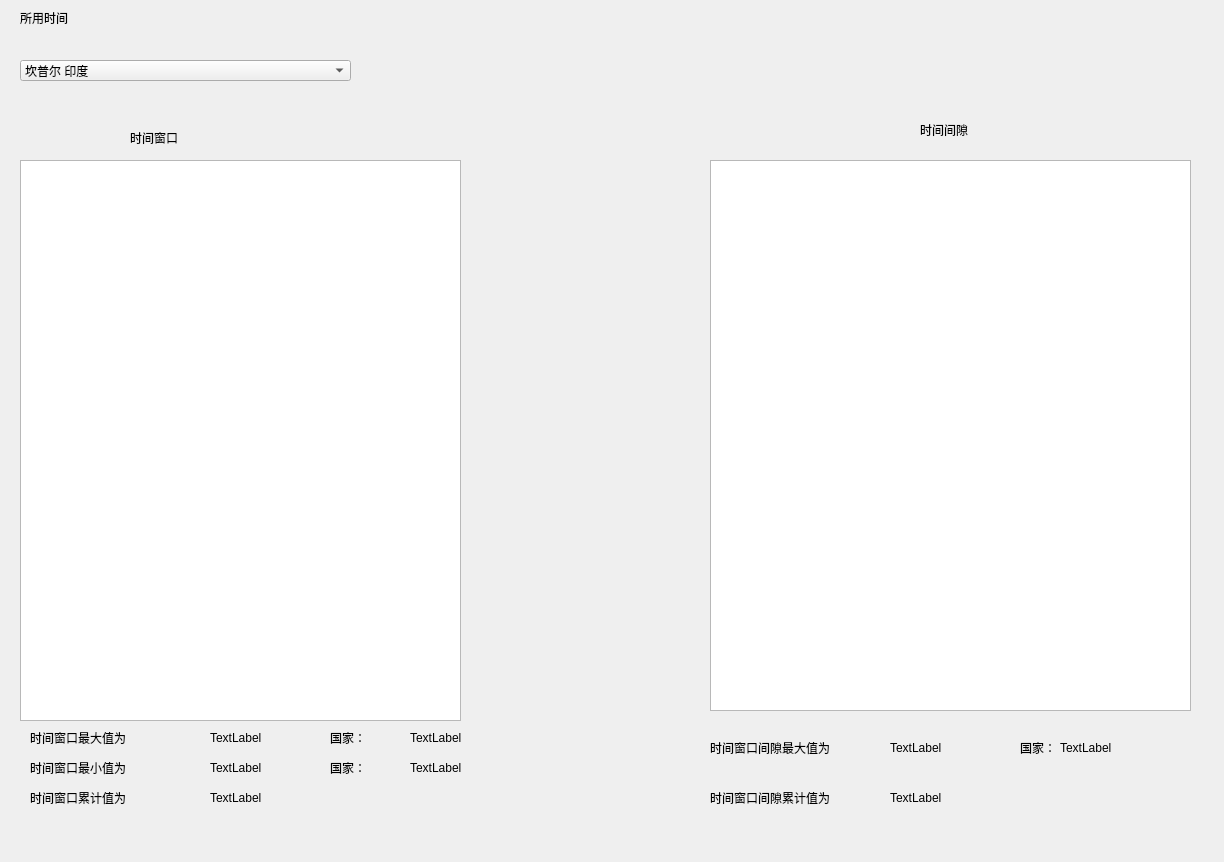
<?xml version="1.0" encoding="UTF-8"?>
<ui version="4.0">
 <class>TimeWindow</class>
 <widget class="QDialog" name="TimeWindow">
  <property name="geometry">
   <rect>
    <x>0</x>
    <y>0</y>
    <width>1224</width>
    <height>862</height>
   </rect>
  </property>
  <property name="windowTitle">
   <string>时间窗口和时间间隙</string>
  </property>
  <widget class="QLabel" name="label">
   <property name="geometry">
    <rect>
     <x>20</x>
     <y>10</y>
     <width>72</width>
     <height>15</height>
    </rect>
   </property>
   <property name="text">
    <string>所用时间</string>
   </property>
  </widget>
  <widget class="QComboBox" name="comboBox">
   <property name="geometry">
    <rect>
     <x>20</x>
     <y>60</y>
     <width>331</width>
     <height>21</height>
    </rect>
   </property>
   <item>
    <property name="text">
     <string>坎普尔 印度</string>
    </property>
   </item>
   <item>
    <property name="text">
     <string>堪萨斯城 美国</string>
    </property>
   </item>
   <item>
    <property name="text">
     <string>高雄 中国</string>
    </property>
   </item>
   <item>
    <property name="text">
     <string>卡拉奇 巴基斯坦</string>
    </property>
   </item>
   <item>
    <property name="text">
     <string>加德满都餐厅 尼泊尔</string>
    </property>
   </item>
   <item>
    <property name="text">
     <string>考纳斯 立陶宛</string>
    </property>
   </item>
   <item>
    <property name="text">
     <string>川崎 日本</string>
    </property>
   </item>
   <item>
    <property name="text">
     <string>喀山 俄罗斯</string>
    </property>
   </item>
   <item>
    <property name="text">
     <string>喀士穆 苏丹</string>
    </property>
   </item>
   <item>
    <property name="text">
     <string>孔敬 泰国</string>
    </property>
   </item>
   <item>
    <property name="text">
     <string>库尔纳 孟加拉国</string>
    </property>
   </item>
   <item>
    <property name="text">
     <string>基加利 卢旺达</string>
    </property>
   </item>
   <item>
    <property name="text">
     <string>京斯敦 澳大利亚</string>
    </property>
   </item>
  </widget>
  <widget class="QTextEdit" name="textEdit">
   <property name="geometry">
    <rect>
     <x>20</x>
     <y>160</y>
     <width>441</width>
     <height>561</height>
    </rect>
   </property>
  </widget>
  <widget class="QTextEdit" name="textEdit_2">
   <property name="geometry">
    <rect>
     <x>710</x>
     <y>160</y>
     <width>481</width>
     <height>551</height>
    </rect>
   </property>
  </widget>
  <widget class="QLabel" name="label_2">
   <property name="geometry">
    <rect>
     <x>130</x>
     <y>130</y>
     <width>72</width>
     <height>15</height>
    </rect>
   </property>
   <property name="text">
    <string>时间窗口</string>
   </property>
  </widget>
  <widget class="QLabel" name="label_3">
   <property name="geometry">
    <rect>
     <x>920</x>
     <y>120</y>
     <width>72</width>
     <height>20</height>
    </rect>
   </property>
   <property name="text">
    <string>时间间隙</string>
   </property>
  </widget>
  <widget class="QLabel" name="label_4">
   <property name="geometry">
    <rect>
     <x>30</x>
     <y>730</y>
     <width>121</width>
     <height>16</height>
    </rect>
   </property>
   <property name="text">
    <string>时间窗口最大值为</string>
   </property>
  </widget>
  <widget class="QLabel" name="label_windowsmax">
   <property name="geometry">
    <rect>
     <x>210</x>
     <y>730</y>
     <width>72</width>
     <height>15</height>
    </rect>
   </property>
   <property name="text">
    <string>TextLabel</string>
   </property>
  </widget>
  <widget class="QLabel" name="label_6">
   <property name="geometry">
    <rect>
     <x>30</x>
     <y>760</y>
     <width>121</width>
     <height>16</height>
    </rect>
   </property>
   <property name="text">
    <string>时间窗口最小值为</string>
   </property>
  </widget>
  <widget class="QLabel" name="label_7">
   <property name="geometry">
    <rect>
     <x>30</x>
     <y>790</y>
     <width>121</width>
     <height>16</height>
    </rect>
   </property>
   <property name="text">
    <string>时间窗口累计值为</string>
   </property>
  </widget>
  <widget class="QLabel" name="label_windowsmin">
   <property name="geometry">
    <rect>
     <x>210</x>
     <y>760</y>
     <width>72</width>
     <height>15</height>
    </rect>
   </property>
   <property name="text">
    <string>TextLabel</string>
   </property>
  </widget>
  <widget class="QLabel" name="label_windowssum">
   <property name="geometry">
    <rect>
     <x>210</x>
     <y>790</y>
     <width>72</width>
     <height>15</height>
    </rect>
   </property>
   <property name="text">
    <string>TextLabel</string>
   </property>
  </widget>
  <widget class="QLabel" name="label_10">
   <property name="geometry">
    <rect>
     <x>330</x>
     <y>730</y>
     <width>72</width>
     <height>15</height>
    </rect>
   </property>
   <property name="text">
    <string>国家：</string>
   </property>
  </widget>
  <widget class="QLabel" name="label_11">
   <property name="geometry">
    <rect>
     <x>330</x>
     <y>760</y>
     <width>72</width>
     <height>15</height>
    </rect>
   </property>
   <property name="text">
    <string>国家：</string>
   </property>
  </widget>
  <widget class="QLabel" name="label_windowsmaxnation">
   <property name="geometry">
    <rect>
     <x>410</x>
     <y>730</y>
     <width>201</width>
     <height>16</height>
    </rect>
   </property>
   <property name="text">
    <string>TextLabel</string>
   </property>
   <property name="wordWrap">
    <bool>true</bool>
   </property>
  </widget>
  <widget class="QLabel" name="label_windowsminnation">
   <property name="geometry">
    <rect>
     <x>410</x>
     <y>760</y>
     <width>181</width>
     <height>16</height>
    </rect>
   </property>
   <property name="text">
    <string>TextLabel</string>
   </property>
   <property name="wordWrap">
    <bool>true</bool>
   </property>
  </widget>
  <widget class="QLabel" name="label_5">
   <property name="geometry">
    <rect>
     <x>710</x>
     <y>740</y>
     <width>161</width>
     <height>16</height>
    </rect>
   </property>
   <property name="text">
    <string>时间窗口间隙最大值为</string>
   </property>
  </widget>
  <widget class="QLabel" name="label_8">
   <property name="geometry">
    <rect>
     <x>710</x>
     <y>790</y>
     <width>151</width>
     <height>16</height>
    </rect>
   </property>
   <property name="text">
    <string>时间窗口间隙累计值为</string>
   </property>
  </widget>
  <widget class="QLabel" name="label_12">
   <property name="geometry">
    <rect>
     <x>1020</x>
     <y>740</y>
     <width>72</width>
     <height>15</height>
    </rect>
   </property>
   <property name="text">
    <string>国家：</string>
   </property>
  </widget>
  <widget class="QLabel" name="label_windowsdiffermaxnation">
   <property name="geometry">
    <rect>
     <x>1060</x>
     <y>740</y>
     <width>161</width>
     <height>16</height>
    </rect>
   </property>
   <property name="text">
    <string>TextLabel</string>
   </property>
   <property name="wordWrap">
    <bool>true</bool>
   </property>
  </widget>
  <widget class="QLabel" name="label_windowsdiffermax">
   <property name="geometry">
    <rect>
     <x>890</x>
     <y>740</y>
     <width>72</width>
     <height>15</height>
    </rect>
   </property>
   <property name="text">
    <string>TextLabel</string>
   </property>
  </widget>
  <widget class="QLabel" name="label_windowsdiffersum">
   <property name="geometry">
    <rect>
     <x>890</x>
     <y>790</y>
     <width>72</width>
     <height>15</height>
    </rect>
   </property>
   <property name="text">
    <string>TextLabel</string>
   </property>
  </widget>
 </widget>
 <resources/>
 <connections/>
</ui>
